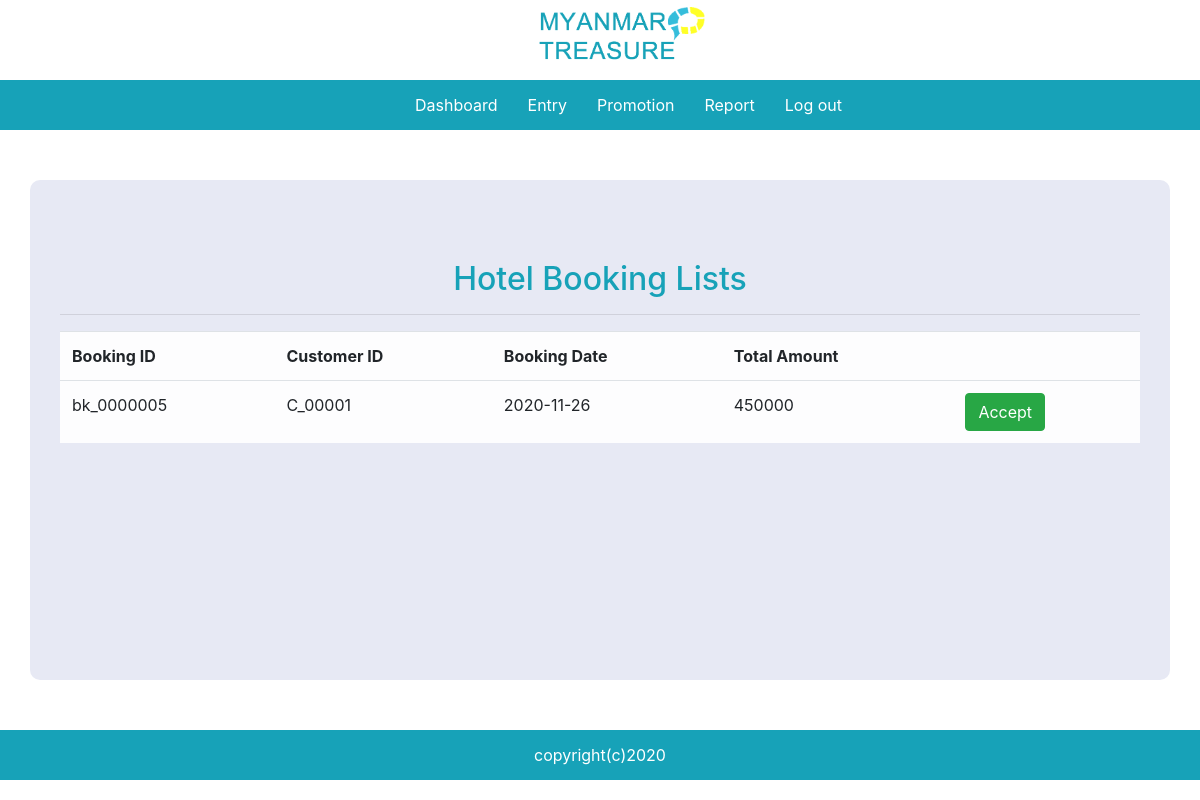
Screenshot of /dashboard.php (signed in) with the database file from the repository.
### tables this page shows
CREATE TABLE `booking` (
  `bookingid` varchar(45) NOT NULL,
  `customerid` varchar(45) NOT NULL,
  `bookingdate` date NOT NULL,
  `paymentid` varchar(45) NOT NULL,
  `totalamount` int(11) NOT NULL,
  `status` varchar(45) NOT NULL
);

### dashboard.php (the view, shortened to what this page needs)
<?php
    include 'template/header_ad.php';
    $con=mysqli_connect("localhost","root","","dbagent");
?>
     <section class="content">
        <div class="container">
            <div class="row">
                <div class="col-12 main-content">
                <h2>Hotel Booking Lists</h2><hr/>
                    <div class="row">
                        <div class="col-12 table-responsive">
                            <table class="table table-light">
                                <tr>
                                    <th>Booking ID</th>
                                    <th>Customer ID</th>
                                    <th>Booking Date</th>
                                    <th>Total Amount</th>
                                    <th></th>
                                </tr>
                            <?php
                                $sql="SELECT * FROM booking WHERE status='pending'";
                                $result=mysqli_query($con,$sql);
                                while($data=mysqli_fetch_array($result))
                                {
                                    echo '<tr>';
                                        echo '<td>'.$data['bookingid'].'</td>';
                                        echo '<td>'.$data['customerid'].'</td>';
                                        echo '<td>'.$data['bookingdate'].'</td>';
                                        echo '<td>'.$data['totalamount'].'</td>';
                                        echo '<td><a href="dashboard.php?bookingid='.$data['bookingid'].'&paymentid='.$data['paymentid'].'" class="btn btn-success">Accept</a></td>';
                                    echo '</tr>';
                                }
                            ?>
                            </table>
                        </div>
                    </div>
                </div>
            </div>
        </div>
     </section>
     <?php
    include 'template/footer.php';
?>

### css/style.css (style rules this page uses)
.content { min-height: 500px; }
.content h2 { color: #17a2b8; margin-top: 50px; text-align: center; }
.main-content { min-height: 500px; margin-top: 50px; margin-bottom: 50px; padding: 30px; background-color: #e7e9f4; border-radius: 10px; }
.main-content h2 { color: #17a2b8; }
.main-content td { vertical-align: top; }

### rows the page displays
booking: bookingid "bk_0000005", customerid "C_00001", bookingdate "2020-11-26", totalamount "450000"
